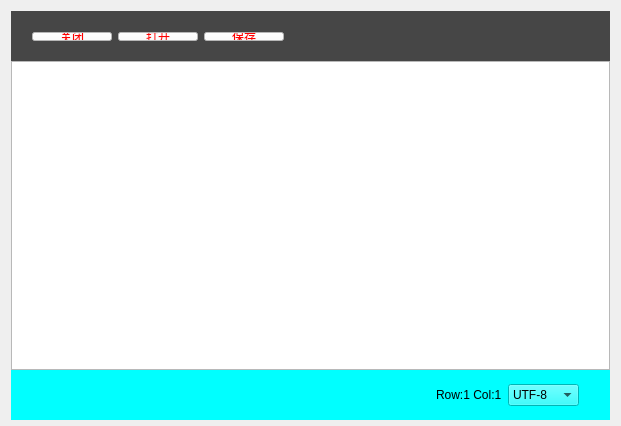
<?xml version="1.0" encoding="UTF-8"?>
<ui version="4.0">
 <class>MyNotebookClass</class>
 <widget class="QWidget" name="MyNotebookClass">
  <property name="geometry">
   <rect>
    <x>0</x>
    <y>0</y>
    <width>621</width>
    <height>426</height>
   </rect>
  </property>
  <property name="windowTitle">
   <string>MyNotebook</string>
  </property>
  <widget class="QWidget" name="layoutWidget">
   <property name="geometry">
    <rect>
     <x>0</x>
     <y>0</y>
     <width>621</width>
     <height>431</height>
    </rect>
   </property>
   <layout class="QVBoxLayout" name="verticalLayout">
    <property name="spacing">
     <number>0</number>
    </property>
    <item>
     <widget class="QWidget" name="widgetButtons" native="true">
      <property name="minimumSize">
       <size>
        <width>0</width>
        <height>50</height>
       </size>
      </property>
      <property name="styleSheet">
       <string notr="true">background-color: rgb(70, 70, 70);</string>
      </property>
      <widget class="QWidget" name="layoutWidget">
       <property name="geometry">
        <rect>
         <x>10</x>
         <y>10</y>
         <width>531</width>
         <height>31</height>
        </rect>
       </property>
       <layout class="QHBoxLayout" name="horizontalLayoutButtons">
        <item>
         <widget class="QPushButton" name="btnClose">
          <property name="styleSheet">
           <string notr="true">QPushButton{color:red;background-color:white}
QPushButton:hover{color:yellow}
QPushButton:pressed{color:blue}</string>
          </property>
          <property name="text">
           <string>关闭</string>
          </property>
         </widget>
        </item>
        <item>
         <widget class="QPushButton" name="btnOpen">
          <property name="styleSheet">
           <string notr="true">QPushButton{color:red;background-color:white}
QPushButton:hover{color:yellow}
QPushButton:pressed{color:blue}</string>
          </property>
          <property name="text">
           <string>打开</string>
          </property>
         </widget>
        </item>
        <item>
         <widget class="QPushButton" name="btnSave">
          <property name="styleSheet">
           <string notr="true">QPushButton{color:red;background-color:white}
QPushButton:hover{color:yellow}
QPushButton:pressed{color:blue}</string>
          </property>
          <property name="text">
           <string>保存</string>
          </property>
         </widget>
        </item>
        <item>
         <spacer name="horizontalSpacer">
          <property name="orientation">
           <enum>Qt::Orientation::Horizontal</enum>
          </property>
          <property name="sizeHint" stdset="0">
           <size>
            <width>40</width>
            <height>20</height>
           </size>
          </property>
         </spacer>
        </item>
       </layout>
      </widget>
     </widget>
    </item>
    <item>
     <widget class="MyTextEdit" name="textEdit">
      <property name="styleSheet">
       <string notr="true"/>
      </property>
     </widget>
    </item>
    <item>
     <widget class="QWidget" name="widgetBottom" native="true">
      <property name="minimumSize">
       <size>
        <width>0</width>
        <height>50</height>
       </size>
      </property>
      <property name="layoutDirection">
       <enum>Qt::LayoutDirection::LeftToRight</enum>
      </property>
      <property name="styleSheet">
       <string notr="true">background-color: rgb(0, 255, 255);</string>
      </property>
      <layout class="QHBoxLayout" name="horizontalLayout_2">
       <item>
        <layout class="QHBoxLayout" name="horizontalLayout">
         <item>
          <spacer name="leftHorizontalSpacer">
           <property name="orientation">
            <enum>Qt::Orientation::Horizontal</enum>
           </property>
           <property name="sizeHint" stdset="0">
            <size>
             <width>40</width>
             <height>20</height>
            </size>
           </property>
          </spacer>
         </item>
         <item>
          <widget class="QLabel" name="labelPosition">
           <property name="text">
            <string>Row:1 Col:1</string>
           </property>
          </widget>
         </item>
         <item>
          <widget class="QComboBox" name="comboBox">
           <item>
            <property name="text">
             <string>UTF-8</string>
            </property>
           </item>
           <item>
            <property name="text">
             <string>UTF-16</string>
            </property>
           </item>
          </widget>
         </item>
         <item>
          <spacer name="rightHorizontalSpacer">
           <property name="orientation">
            <enum>Qt::Orientation::Horizontal</enum>
           </property>
           <property name="sizeType">
            <enum>QSizePolicy::Policy::Fixed</enum>
           </property>
           <property name="sizeHint" stdset="0">
            <size>
             <width>20</width>
             <height>20</height>
            </size>
           </property>
          </spacer>
         </item>
        </layout>
       </item>
      </layout>
     </widget>
    </item>
   </layout>
  </widget>
 </widget>
 <layoutdefault spacing="6" margin="11"/>
 <customwidgets>
  <customwidget>
   <class>MyTextEdit</class>
   <extends>QTextEdit</extends>
   <header>mytextedit.h</header>
  </customwidget>
 </customwidgets>
 <resources>
  <include location="mynotebook.qrc"/>
 </resources>
 <connections/>
</ui>
